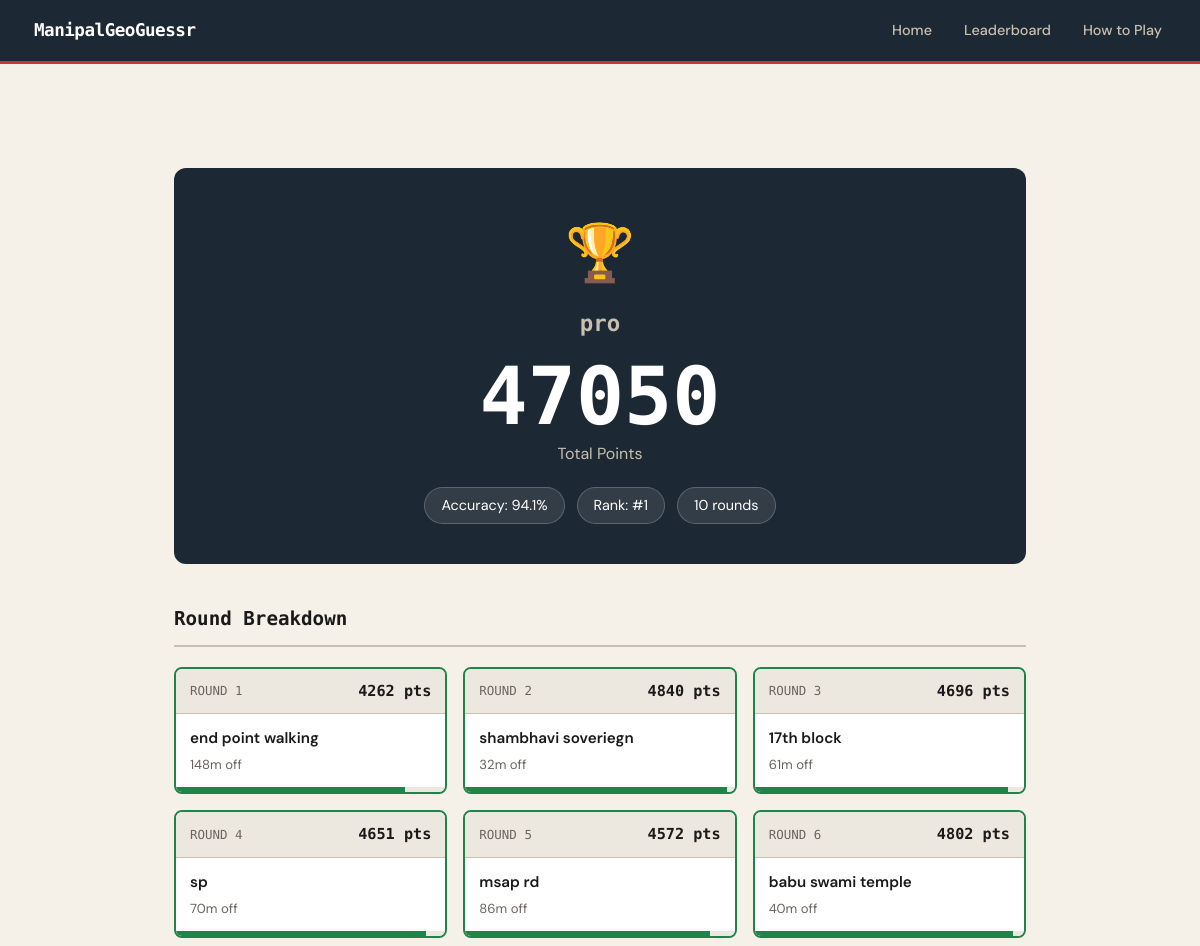
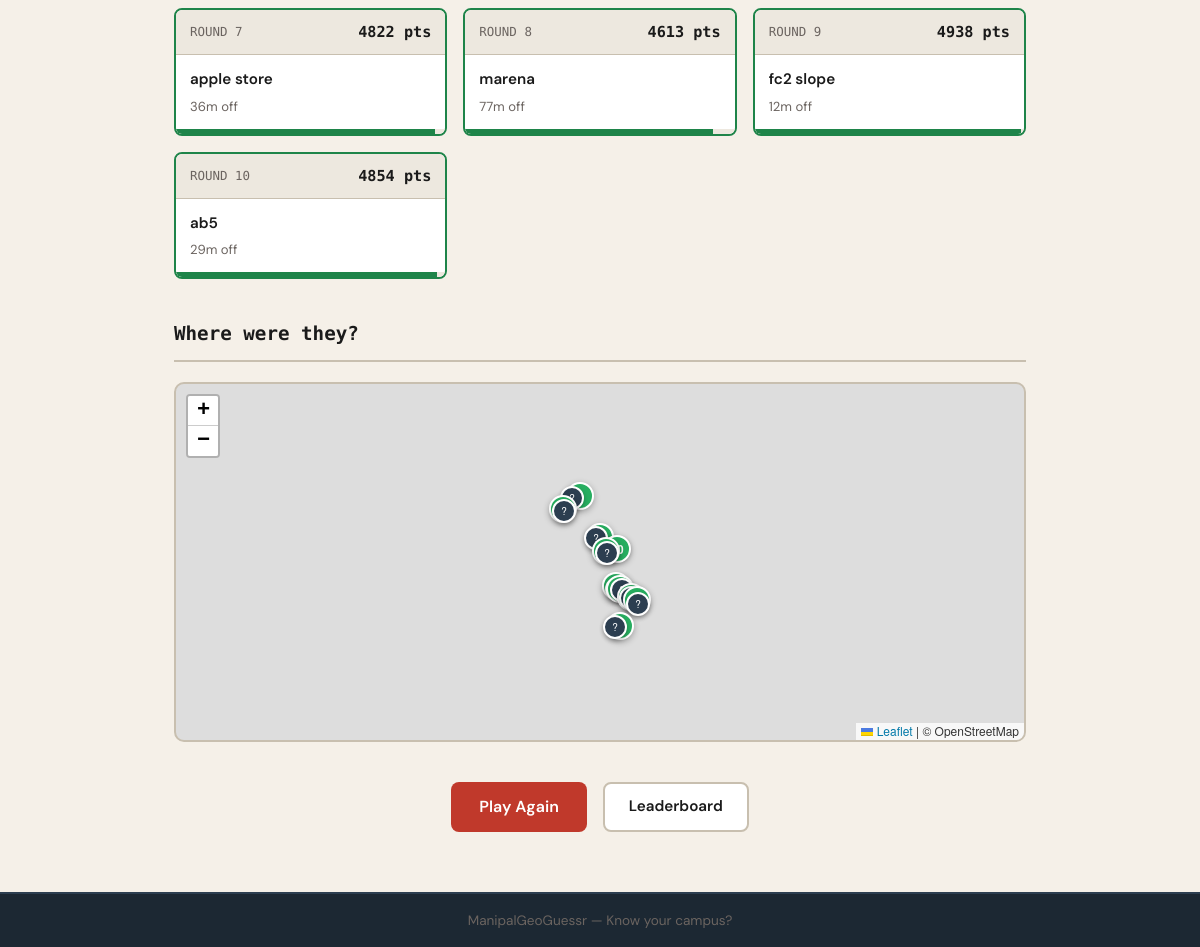
The page /game/11/result/ on the database its author committed (2 pictures, top to bottom).
### game/models.py (models this page shows, shortened)
class GameSession(models.Model):
    nickname = models.CharField(max_length=50)
    total_score = models.IntegerField(default=0)
    rounds_played = models.IntegerField(default=0)
    total_rounds = models.IntegerField(default=5)
    is_complete = models.BooleanField(default=False)
    created_at = models.DateTimeField(auto_now_add=True)
    class Meta:
        ordering = ['-created_at']
    def get_accuracy(self):
        max_possible = self.total_rounds * 5000
        if max_possible == 0:
            return 0
        return round((self.total_score / max_possible) * 100, 1)

class GameRound(models.Model):
    session = models.ForeignKey(GameSession, on_delete=models.CASCADE, related_name='rounds')
    location = models.ForeignKey(Location, on_delete=models.CASCADE)
    guessed_lat = models.FloatField(null=True, blank=True)
    guessed_lng = models.FloatField(null=True, blank=True)
    distance_meters = models.FloatField(null=True, blank=True)
    score = models.IntegerField(default=0)
    round_number = models.IntegerField()
    completed = models.BooleanField(default=False)
    time_taken = models.IntegerField(default=0, help_text="Seconds taken")
    class Meta:
        ordering = ['round_number']

class Location(models.Model):
    name = models.CharField(max_length=200)
    description = models.TextField(blank=True)
    latitude = models.FloatField()
    longitude = models.FloatField()
    image = models.ImageField(upload_to='locations/', null=True, blank=True)
    image_url = models.URLField(blank=True, help_text="External image URL (alternative to upload)")
    hint = models.CharField(max_length=300, blank=True, help_text="Optional hint for this location")
    is_active = models.BooleanField(default=True)
    created_at = models.DateTimeField(auto_now_add=True)
    class Meta:
        ordering = ['name']

### game/views.py (the view)
# urls.py: path('game/<int:session_id>/result/', views.game_result, name='game_result'),
def game_result(request, session_id):
    session = get_object_or_404(GameSession, id=session_id)
    if not session.is_complete:
        current = session.rounds.filter(completed=False).first()
        if current:
            return redirect('game_round', session_id=session.id, round_num=current.round_number)
    rounds = session.rounds.all().order_by('round_number')
    rank = GameSession.objects.filter(
        is_complete=True,
        total_score__gt=session.total_score
    ).count() + 1
    context = {
        'session': session,
        'rounds': rounds,
        'rank': rank,
        'accuracy': session.get_accuracy(),
    }
    return render(request, 'game/result.html', context)

### templates/game/result.html (shortened to what this page needs)
{% extends 'base.html' %}
{% load static %}
{% block extra_head %}
<link rel="stylesheet" href="https://unpkg.com/leaflet@1.9.4/dist/leaflet.css" />
{% endblock %}
{% block content %}
<div class="result-page">
    <div class="result-hero">
        <div class="result-trophy">
            {% if session.total_score >= 20000 %}🏆
            {% elif session.total_score >= 12000 %}🥈
            {% elif session.total_score >= 6000 %}🥉
            {% endif %}
        </div>
        <h1 class="result-name">{{ session.nickname }}</h1>
        <div class="result-final-score">{{ session.total_score }}</div>
        <div class="result-score-label">Total Points</div>
        <div class="result-meta">
            <span class="meta-chip">Accuracy: {{ accuracy }}%</span>
            <span class="meta-chip">Rank: #{{ rank }}</span>
            <span class="meta-chip">{{ session.total_rounds }} rounds</span>
        </div>
    </div>
    <div class="rounds-breakdown">
        <h2 class="section-title">Round Breakdown</h2>
        <div class="rounds-grid">
            {% for r in rounds %}
            <div class="round-card {% if r.score >= 4000 %}round-great{% elif r.score >= 2000 %}round-ok{% else %}round-miss{% endif %}">
                <div class="round-card-header">
                    <span class="round-num-label">Round {{ r.round_number }}</span>
                    <span class="round-score-label">{{ r.score }} pts</span>
                </div>
                <div class="round-card-body">
                    <div class="round-location-name">{{ r.location.name }}</div>
                    <div class="round-distance">
                        {% if r.distance_meters %}
                            {% if r.distance_meters >= 1000 %}
                                {{ r.distance_meters|floatformat:0 }}m off
                            {% else %}
                                {{ r.distance_meters|floatformat:0 }}m off
                            {% endif %}
                        {% endif %}
                    </div>
                </div>
                <div class="round-score-bar">
                    <div class="round-score-fill" style="width: {% widthratio r.score 5000 100 %}%"></div>
                </div>
            </div>
            {% endfor %}
        </div>
    </div>
    <div class="result-map-section">
        <h2 class="section-title">Where were they?</h2>
        <div id="summaryMap" class="summary-map"></div>
    </div>
    <div class="result-cta">
        <a href="{% url 'home' %}" class="btn-primary">Play Again</a>
        <a href="{% url 'leaderboard' %}" class="btn-secondary">Leaderboard</a>
    </div>
</div>
{% endblock %}

### static/css/style.css (style rules this page uses)
:root { --bg: #f5f0e8; --surface: #ffffff; --surface-2: #ede8df; --border: #c8bfaf; --text: #1a1a1a; --text-muted: #6b6460; --accent: #c0392b; --accent-dark: #922b21; --accent-light: #f5b7b1; --green: #1e8449; --yellow: #b7770d; --blue: #1a5276; --navy: #1c2833; --radius: 8px; --shadow: 0 2px 8px rgba(0,0,0,0.12); --shadow-lg: 0 6px 24px rgba(0,0,0,0.15); }
*, *::before, *::after { box-sizing: border-box; margin: 0; padding: 0; }
html { scroll-behavior: smooth; }
body { font-family: 'DM Sans', sans-serif; background: var(--bg); color: var(--text); font-size: 16px; line-height: 1.6; min-height: 100vh; display: flex; flex-direction: column; }
.btn-primary { display: inline-block; background: var(--accent); color: #fff; border: none; padding: 12px 28px; border-radius: var(--radius); font-family: 'DM Sans', sans-serif; font-size: 1rem; font-weight: 600; cursor: pointer; text-decoration: none; transition: background 0.15s, transform 0.1s; text-align: center; }
.btn-secondary { display: inline-block; background: var(--surface); color: var(--text); border: 2px solid var(--border); padding: 10px 24px; border-radius: var(--radius); font-family: 'DM Sans', sans-serif; font-size: 0.95rem; font-weight: 600; cursor: pointer; text-decoration: none; transition: border-color 0.15s, background 0.15s; }
.section-title { font-family: 'Space Mono', monospace; font-size: 1.2rem; margin-bottom: 20px; padding-bottom: 10px; border-bottom: 2px solid var(--border); }
.result-page { max-width: 900px; margin: 0 auto; padding: 40px 24px 60px; }
.result-hero { text-align: center; padding: 40px 20px; background: var(--navy); border-radius: 12px; margin-bottom: 40px; color: #fff; }
.result-trophy { font-size: 3.5rem; margin-bottom: 8px; }
.result-name { font-family: 'Space Mono', monospace; font-size: 1.4rem; color: #c8bfaf; margin-bottom: 16px; }
.result-final-score { font-family: 'Space Mono', monospace; font-size: 5rem; font-weight: 700; color: #fff; line-height: 1; }
.result-score-label { font-size: 1rem; color: #c8bfaf; margin-bottom: 20px; margin-top: 4px; }
.result-meta { display: flex; gap: 12px; justify-content: center; flex-wrap: wrap; }
.meta-chip { background: rgba(255,255,255,0.1); border: 1px solid rgba(255,255,255,0.2); padding: 6px 16px; border-radius: 20px; font-size: 0.9rem; color: #fff; }
.rounds-breakdown { margin-bottom: 40px; }
.rounds-grid { display: grid; grid-template-columns: repeat(auto-fill, minmax(240px, 1fr)); gap: 16px; }
.round-card { background: var(--surface); border: 2px solid var(--border); border-radius: var(--radius); overflow: hidden; }
.round-card.round-great { border-color: var(--green); }
.round-card-header { padding: 10px 14px; display: flex; justify-content: space-between; align-items: center; background: var(--surface-2); border-bottom: 1px solid var(--border); }
.round-num-label { font-family: 'Space Mono', monospace; font-size: 0.78rem; color: var(--text-muted); text-transform: uppercase; }
.round-score-label { font-family: 'Space Mono', monospace; font-size: 0.95rem; font-weight: 700; color: var(--text); }
.round-card-body { padding: 12px 14px; }
.round-location-name { font-weight: 600; font-size: 0.95rem; color: var(--text); margin-bottom: 4px; }
.round-distance { font-size: 0.82rem; color: var(--text-muted); }
.round-score-bar { height: 5px; background: var(--surface-2); }
.round-score-fill { height: 100%; background: var(--green); transition: width 0.6s ease; }
.result-map-section { margin-bottom: 40px; }
.summary-map { height: 360px; border-radius: 10px; border: 2px solid var(--border); overflow: hidden; }
.result-cta { display: flex; gap: 16px; justify-content: center; flex-wrap: wrap; }

### rows shown on the page
GameSession: nickname "pro", total_score "47050", total_rounds "10"
GameRound: round_number "1", score "4262", location.name "end point walking", distance_meters "148"
GameRound: round_number "2", score "4840", location.name "shambhavi soveriegn", distance_meters "32"
GameRound: round_number "3", score "4696", location.name "17th block", distance_meters "61"
GameRound: round_number "4", score "4651", location.name "sp", distance_meters "70"
GameRound: round_number "5", score "4572", location.name "msap rd", distance_meters "86"
GameRound: round_number "6", score "4802", location.name "babu swami temple", distance_meters "40"
GameRound: round_number "7", score "4822", location.name "apple store", distance_meters "36"
GameRound: round_number "8", score "4613", location.name "marena", distance_meters "77"
GameRound: round_number "9", score "4938", location.name "fc2 slope", distance_meters "12"
GameRound: round_number "10", score "4854", location.name "ab5", distance_meters "29"

### other values the page prints
{{ accuracy }} "94.1"
{{ rank }} "1"
